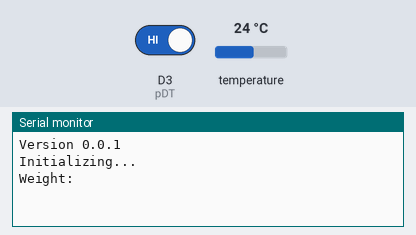
This sketch was run on a simulated ESP8266 (NodeMCU). Shown: the last lines printed to the serial monitor. The inputs (shaded band) are chosen by the test bench; at power-on: D3 (pDT) HIGH, temperature 24 °C.

Above: at 1.2 s.
1.3 s: D3 (pDT) driven LOW
At 1.9 s:
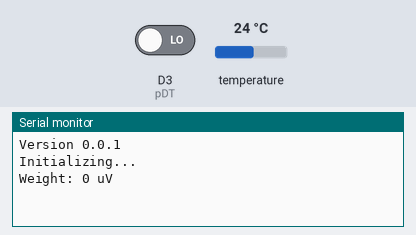
3.5 s: temperature set to 12 °C
At 4.5 s:
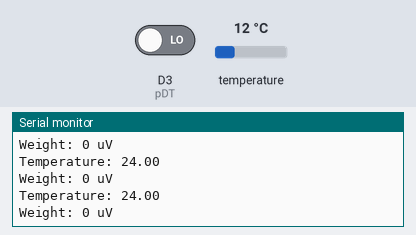
5.0 s: temperature set to 19 °C
At 6.3 s:
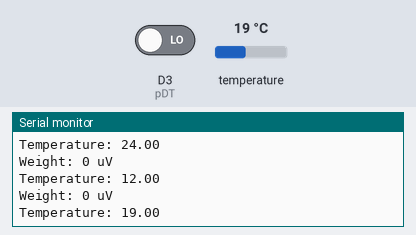
Timing chart, 0 to 8.0 s (numbered marks = the images above; inputs shaded):
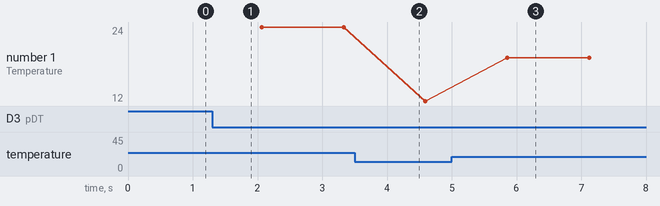

The sketch:

test.ino.ino
```cpp
#include <OneWire.h>
#include <DallasTemperature.h>

// WEIGHT
const int pSCK = D4;
const int pDT = D3;

#define channel_A_128 1
#define channel_B_32 2
#define channel_A_64 3

const byte weightMeasuringType = channel_A_128;

// TEMPERATURE
const int pOneWire = D5;
OneWire oneWire(pOneWire);
DallasTemperature sensors(&oneWire);
int deviceCount = 0;

void initialize()
{
  Serial.begin(9600);

  Serial.println("Version 0.0.1");
  Serial.println("Initializing...");

  sensors.begin();

  pinMode(pSCK, OUTPUT);
  pinMode(pDT, INPUT);

  byte index;
  for (index = 0; index < weightMeasuringType; index++)
  {
    digitalWrite (pSCK, HIGH);
    digitalWrite (pSCK, LOW);
  }

}

long getWeight()
{
  byte index;
  long measuredValue = 0L;

  // načtení 24-bit dat z modulu
  while(digitalRead (pDT)){
    yield();
  }

  for (index = 0; index < 24; index++)
  {
    digitalWrite (pSCK, HIGH);
    measuredValue = (measuredValue << 1) | digitalRead (pDT);
    digitalWrite (pSCK, LOW);
  }

  // konverze z 24-bit dvojdoplňkového čísla
  // na 32-bit znaménkové číslo
  if (measuredValue >= 0x800000 )
  {
    measuredValue = measuredValue | 0xFF000000L;
  }

  // přepočet výsledku na mikrovolty podle zvoleného
  // kanálu a zesílení
  switch(weightMeasuringType) {
    case 1: measuredValue = measuredValue/ 128/2; break;
    case 2: measuredValue = measuredValue/ 32/2; break;
    case 3: measuredValue = measuredValue/ 64/2; break;
  }
  return measuredValue;
}

int getTemperatureCount()
{
  return sensors.getDeviceCount();
}

float getTemperature(int tempIndex)
{
  sensors.requestTemperatures();
  return sensors.getTempCByIndex(tempIndex);
}

void setup()
{

  initialize();

}

void loop()
{

  Serial.print("Weight: ");
  long weight = getWeight();
  Serial.print(weight);
  Serial.println(" uV");

  float temperature_outside = getTemperature(0);
  Serial.println("Temperature: " + String(temperature_outside));

  delay(500);
}
```

Measured:
- after the input at 1.3 s, the serial monitor: prints a new line at once (image 1)
- after the input at 5.0 s, the serial monitor: prints a new line after 0.86 s (image 3)
- plotted number 1: 24 → 12 after the input at 3.5 s, 12 → 19 after the input at 5.0 s
